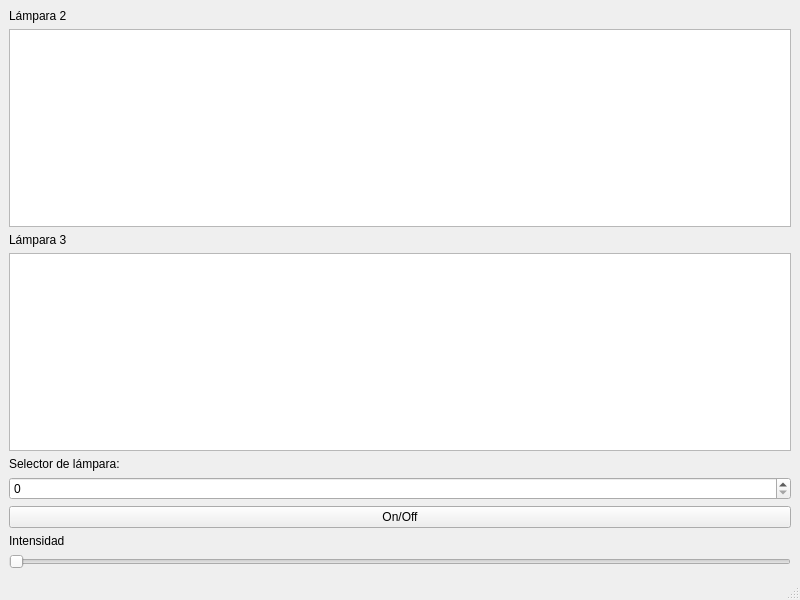
<?xml version="1.0" encoding="UTF-8"?>
<ui version="4.0">
 <class>Stage3</class>
 <widget class="QMainWindow" name="Stage3">
  <property name="geometry">
   <rect>
    <x>0</x>
    <y>0</y>
    <width>800</width>
    <height>600</height>
   </rect>
  </property>
  <property name="windowTitle">
   <string>Stage3</string>
  </property>
  <widget class="QWidget" name="centralwidget">
   <layout class="QVBoxLayout" name="verticalLayout">
    <item>
     <widget class="QLabel" name="label_3">
      <property name="text">
       <string>Lámpara 2</string>
      </property>
     </widget>
    </item>
    <item>
     <widget class="QGraphicsView" name="graphicsView"/>
    </item>
    <item>
     <widget class="QLabel" name="label_4">
      <property name="text">
       <string>Lámpara 3</string>
      </property>
     </widget>
    </item>
    <item>
     <widget class="QGraphicsView" name="graphicsView_2"/>
    </item>
    <item>
     <widget class="QLabel" name="label">
      <property name="text">
       <string>Selector de lámpara:</string>
      </property>
     </widget>
    </item>
    <item>
     <widget class="QSpinBox" name="spinBox"/>
    </item>
    <item>
     <widget class="QPushButton" name="pushButton">
      <property name="text">
       <string>On/Off</string>
      </property>
     </widget>
    </item>
    <item>
     <widget class="QLabel" name="label_2">
      <property name="text">
       <string>Intensidad</string>
      </property>
     </widget>
    </item>
    <item>
     <widget class="QSlider" name="SliderI">
      <property name="orientation">
       <enum>Qt::Horizontal</enum>
      </property>
     </widget>
    </item>
   </layout>
  </widget>
  <widget class="QMenuBar" name="menubar">
   <property name="geometry">
    <rect>
     <x>0</x>
     <y>0</y>
     <width>800</width>
     <height>21</height>
    </rect>
   </property>
  </widget>
  <widget class="QStatusBar" name="statusbar"/>
 </widget>
 <resources/>
 <connections/>
</ui>
